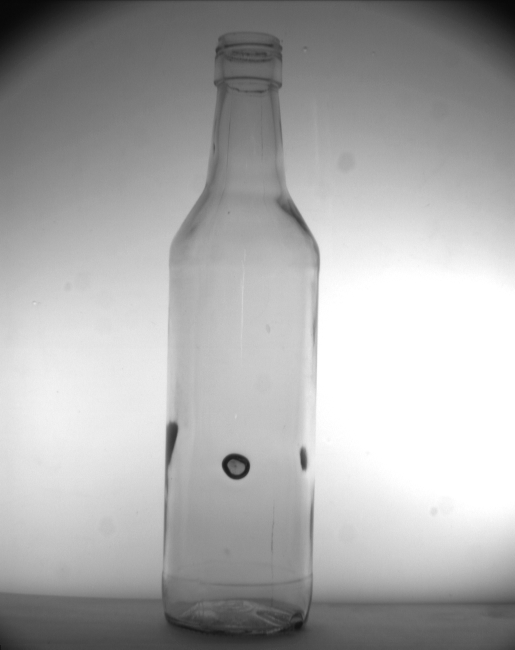
//> input picture test1/Image.jpg, 1030 x 1299 px (shown at 1/2 size)
$ ./BUTILKI   (built with g++ and OpenCV 4)
//> lines starting //> are read from the running program, lines starting //| are printed output that depends on the picture; after the words box and inside, x2 and y2 are one past the last pixel; in counts of white or black regions, pixels touching at a corner belong together
#include "opencv2/opencv.hpp"
#include "opencv2/core/core.hpp"
#include "opencv2/highgui/highgui.hpp"
#include "opencv2/imgproc/imgproc.hpp"

using namespace std;
IplImage* image = 0;
IplImage* gray = 0;

int main(int argc, char** argv, int wParam)
{

	image = cvLoadImage("Image.jpg");
//> image is the input picture: 1299 rows x 1030 cols, CV_8UC3; min 5, max 255, mean 171.1
	gray = cvCreateImage(cvGetSize(image), 8, 1);

	cvCvtColor(image, gray, CV_BGR2GRAY);
	cvThreshold(gray, gray, 128, 255, CV_THRESH_BINARY_INV);
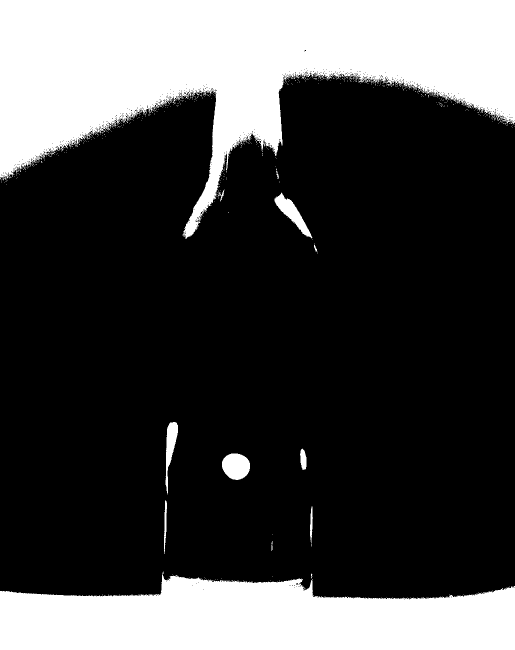
//> gray: 1299 rows x 1030 cols, CV_8UC1 (shown at 1/2 size); 27.3% white; 602 white regions (590 under 20 px)

	CvMemStorage* storage = cvCreateMemStorage(0);

	CvSeq* contours = 0;
	cvFindContours(gray, storage, &contours, sizeof(CvContour),
		CV_RETR_TREE, CV_CHAIN_APPROX_NONE, cvPoint(0, 0)); // Поиск контуров
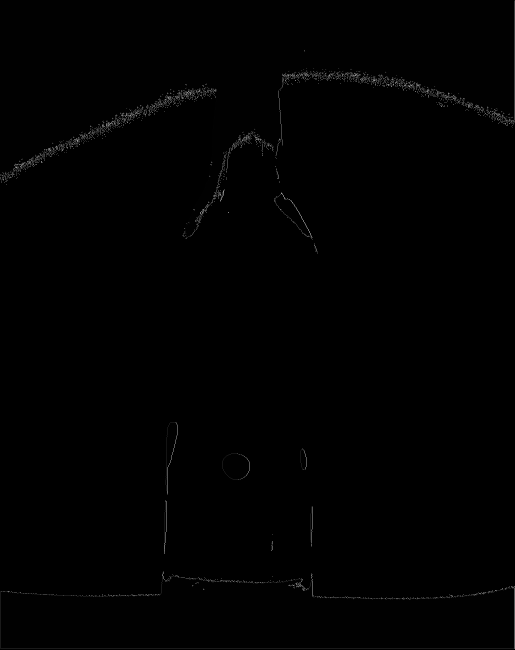
//> gray: 1299 rows x 1030 cols, CV_8UC1 (shown at 1/2 size); min 0, max 255, mean 1.2
//> contours = 599 contours, 589 with area under 20; largest, box (x1, y1, x2, y2) and area: (1, 1, 1029, 478) 234835, (1, 1143, 1029, 1298) 117731, (444, 907, 500, 960) 2245, (548, 385, 625, 477) 1966, (331, 844, 356, 988) 1454

	for (CvSeq* c = contours; c != NULL; c = c->h_next)
	{
		CvRect Rect = cvBoundingRect(c); // Поиск ограничивающего прямоугольника
		if (Rect.width < 30 || Rect.width > 60) continue; // Маленькие контуры меньше 50 пикселей не нужны
		cvRectangle(image, cvPoint(Rect.x, Rect.y), cvPoint(Rect.x + Rect.width, Rect.y + Rect.height), CV_RGB(255, 0, 0), 2);
	}
//> this loop made 599 passes
//> Rect on passes 1 to 3: Rect(852, 1195, 1, 1), Rect(820, 1195, 1, 1), Rect(861, 1194, 1, 1)
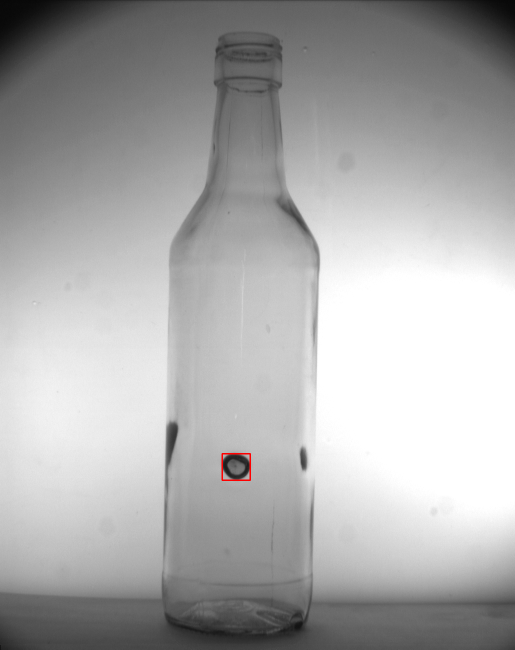
//> image: 1299 rows x 1030 cols, CV_8UC3 (shown at 1/2 size); 650 pixels changed, all inside (x1, y1, x2, y2) = (443, 906, 502, 962)

	/**
	* Rescale IplImage
	*/

	const int new_width = (int)((float)image->width * 0.75);
//> new_width = 772
	const int new_height = (int)((float)image->height * 0.55);
//> new_height = 714
	IplImage* resizedImg = cvCreateImage(cvSize(new_width, new_height), image->depth, image->nChannels);
	cvResize(image, resizedImg);
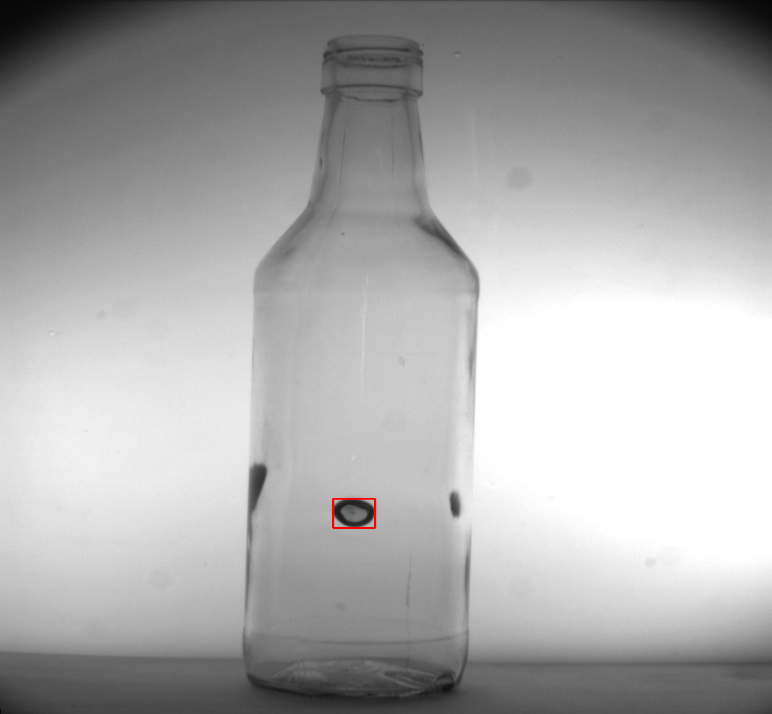
//> resizedImg: 714 rows x 772 cols, CV_8UC3; mean B, G, R 170.9, 170.9, 171


	cvReleaseMemStorage(&storage);
	//cvNamedWindow("Result", CV_WINDOW_FREERATIO);
	cvShowImage("Result", resizedImg);
	cvWaitKey(0);
	cvReleaseImage(&image);
	cvReleaseImage(&gray);
	return 0;
}

$ run again, with test1/1 (1).bmp saved as test1/Image.jpg
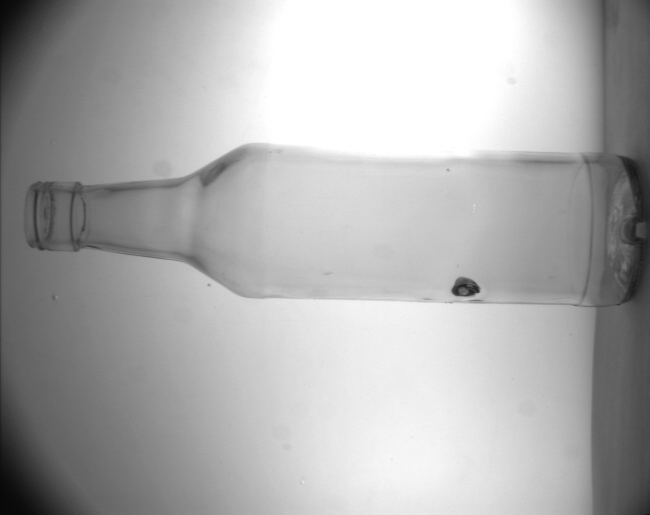
//> input picture test1/1 (1).bmp, 1299 x 1030 px (shown at 1/2 size)
//> image is the input picture: 1030 rows x 1299 cols, CV_8UC3; min 3, max 255, mean 174
//> `cvFindContours(gray, storage, &contours, sizeof(CvContour), CV_RETR_TR..`:
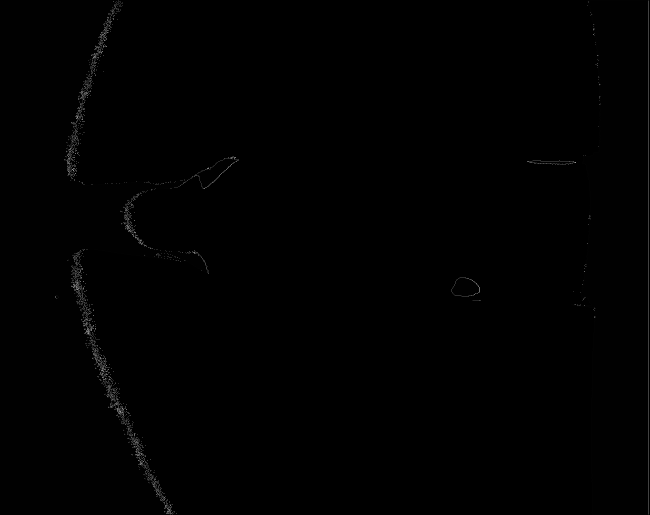
//> gray: 1030 rows x 1299 cols, CV_8UC1 (shown at 1/2 size); min 0, max 255, mean 0.9
//> contours = 529 contours, 524 with area under 20; largest, box (x1, y1, x2, y2) and area: (1, 1, 418, 1029) 221528, (1142, 1, 1298, 1029) 115848, (387, 313, 477, 378) 1901, (903, 555, 960, 593) 1570, (1054, 321, 1152, 329) 422
//> the loop `for (CvSeq* c = contours; c != NULL; c = c->h_next)` made 529 passes
//> Rect on passes 1 to 3: Rect(352, 1027, 1, 1), Rect(348, 1022, 1, 1), Rect(343, 1013, 1, 2)
//> `cvResize(image, resizedImg);`:
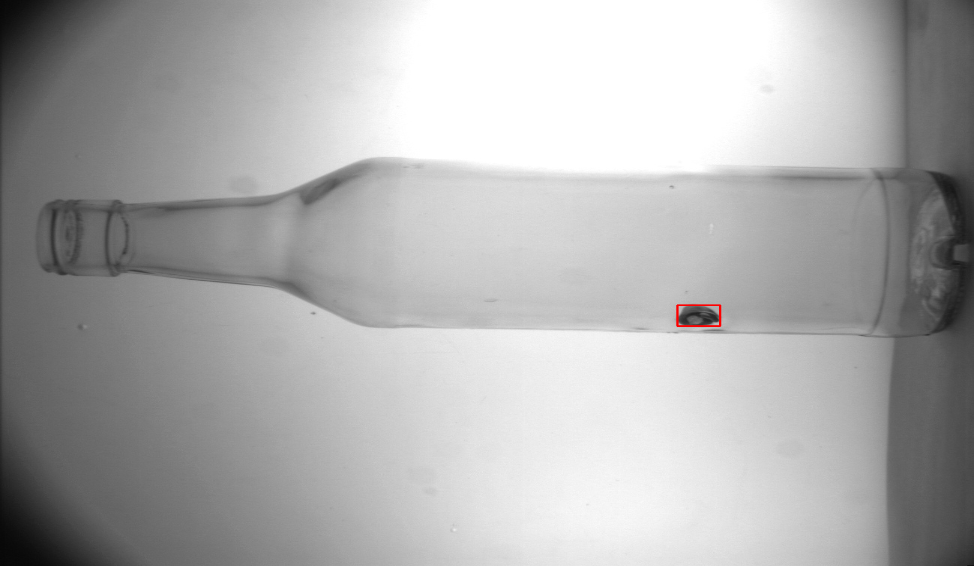
//> resizedImg: 566 rows x 974 cols, CV_8UC3; mean B, G, R 173.8, 173.8, 173.9
